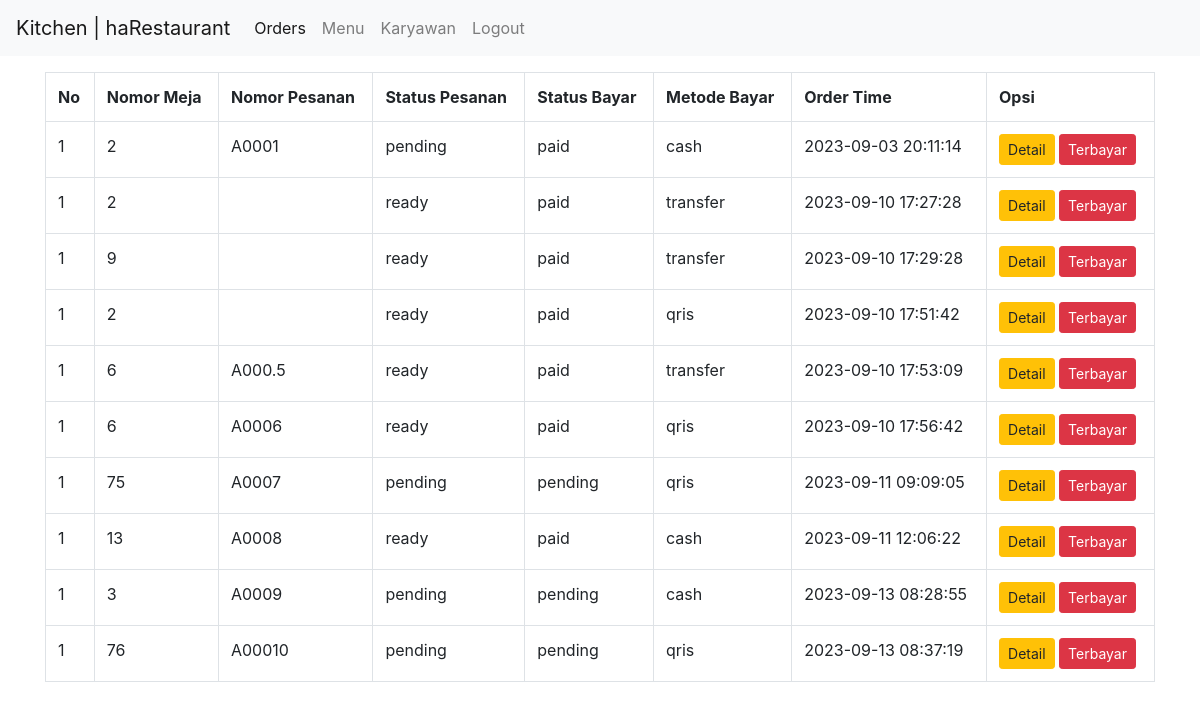
Page /kitchen/index.php (signed in) on the committed database.
### tables this page shows
CREATE TABLE `transaksi` (
  `idTransaksi` int NOT NULL AUTO_INCREMENT,
  `nomorTransaksi` varchar(255) DEFAULT NULL,
  `waktuTransaksi` datetime DEFAULT CURRENT_TIMESTAMP,
  `nomorMeja` int DEFAULT NULL,
  `statusPesanan` varchar(30) DEFAULT NULL,
  `metodePembayaran` varchar(50) DEFAULT NULL,
  `statusPembayaran` varchar(25) DEFAULT NULL,
  `idKaryawan` int DEFAULT NULL,
  PRIMARY KEY (`idTransaksi`)
);

### kitchen/index.php (the view, shortened to what this page needs)
<?php
include '../essentials/connection.php';
?>
<!DOCTYPE html>
<html lang="en">
<head>
    <link rel="stylesheet" href="../assets/css/bootstrap.css">
</head>
<body>
<nav class="navbar navbar-expand-lg navbar-light bg-light">
  <a class="navbar-brand" href="#">Kitchen | haRestaurant</a>
  <div class="collapse navbar-collapse" id="navbarNavAltMarkup">
    <div class="navbar-nav">
      <a class="nav-item nav-link active" href="#">Orders</a>
      <a class="nav-item nav-link" href="menu/">Menu</a>
      <a class="nav-item nav-link" href="karyawan/">Karyawan</a>
      <a class="nav-item nav-link" href="../logout.php">Logout</a>
    </div>
  </div>
</nav>
<div class="container" style="margin-top: 1rem;">
<table class="table table-bordered">
<tr>
    <th>No</th>
    <th>Nomor Meja</th>
    <th>Nomor Pesanan</th>
    <th>Status Pesanan</th>
    <th>Status Bayar</th>
    <th>Metode Bayar</th>
    <th>Order Time</th>
    <th>Opsi</th>
</tr>
<?php
    $query = "SELECT * FROM transaksi";
    $exc = mysqli_query($conn, $query);
    while ($row = mysqli_fetch_array($exc)) {
        $a = 1;
        echo '
        <tr>
        <td>'.$a.'</td>
        <td>'.$row['nomorMeja'].'</td>
        <td>'.$row['nomorTransaksi'].'</td>
        <td>'.$row['statusPesanan'].'</td>
        <td>'.$row['statusPembayaran'].'</td>
        <td>'.$row['metodePembayaran'].'</td>
        <td>'.$row['waktuTransaksi'].'</td>
        <td>
        <a class="btn btn-warning btn-sm" href="order/detail_order.php?id='.$row["idTransaksi"].'">Detail</a>
        <a class="btn btn-danger btn-sm" href="order/update_payment.php?id='.$row["idTransaksi"].'">Terbayar</a>
        </td>
        </tr>
        ';
    }
?>
</table>
</div>
</body>
</html>

### rows in the picture
transaksi: a "1", nomorMeja "2", nomorTransaksi "A0001", statusPesanan "pending", statusPembayaran "paid", metodePembayaran "cash", waktuTransaksi "2023-09-03 20:11:14"
transaksi: a "1", nomorMeja "2", statusPesanan "ready", statusPembayaran "paid", metodePembayaran "transfer", waktuTransaksi "2023-09-10 17:27:28"
transaksi: a "1", nomorMeja "9", statusPesanan "ready", statusPembayaran "paid", metodePembayaran "transfer", waktuTransaksi "2023-09-10 17:29:28"
transaksi: a "1", nomorMeja "2", statusPesanan "ready", statusPembayaran "paid", metodePembayaran "qris", waktuTransaksi "2023-09-10 17:51:42"
transaksi: a "1", nomorMeja "6", nomorTransaksi "A000.5", statusPesanan "ready", statusPembayaran "paid", metodePembayaran "transfer", waktuTransaksi "2023-09-10 17:53:09"
transaksi: a "1", nomorMeja "6", nomorTransaksi "A0006", statusPesanan "ready", statusPembayaran "paid", metodePembayaran "qris", waktuTransaksi "2023-09-10 17:56:42"
transaksi: a "1", nomorMeja "75", nomorTransaksi "A0007", statusPesanan "pending", statusPembayaran "pending", metodePembayaran "qris", waktuTransaksi "2023-09-11 09:09:05"
transaksi: a "1", nomorMeja "13", nomorTransaksi "A0008", statusPesanan "ready", statusPembayaran "paid", metodePembayaran "cash", waktuTransaksi "2023-09-11 12:06:22"
transaksi: a "1", nomorMeja "3", nomorTransaksi "A0009", statusPesanan "pending", statusPembayaran "pending", metodePembayaran "cash", waktuTransaksi "2023-09-13 08:28:55"
transaksi: a "1", nomorMeja "76", nomorTransaksi "A00010", statusPesanan "pending", statusPembayaran "pending", metodePembayaran "qris", waktuTransaksi "2023-09-13 08:37:19"
